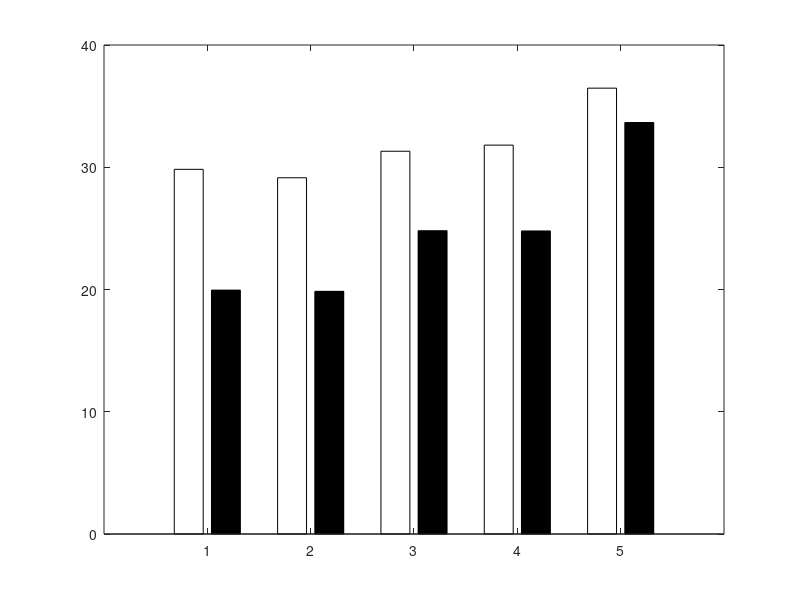

Write the MATLAB code that produced this figure. (Note: this script raises an error after producing the figure.)
% 数据
model_names = {'MF', 'LightGCN', 'MACR', 'DICE', 'PCDR'};
HR20_conservatives = [29.83, 29.14, 31.31, 31.81, 36.47]; 
HR20_radicals      = [19.95, 19.85, 24.81, 24.79, 33.66]; 

% 定义柔和的颜色
% softBlue = [0.3, 0.6, 0.9];
% softRed = [0.9, 0.4, 0.4];
% softGreen = [0.4, 0.8, 0.4];

% 设置画布大小和字体大小
figure('Units', 'inches', 'Position', [0, 0, 5, 4]);
fontSize = 16;

% 绘制柱状图
bar_data = [HR20_conservatives; HR20_radicals]';
bar_handle = bar(bar_data, 'FaceColor', 'flat');

% 设置颜色（学术风格）
bar_handle(1).CData = [170,208,145]/255;
bar_handle(2).CData = [254,216,111]/255;

% 添加标签和标题
set(gca, 'XTickLabel', model_names, 'FontSize', fontSize);
ylabel('HR@20 (%)', 'FontSize', fontSize);
%xlabel('Model', 'FontSize', fontSize);
legend({'conformists', 'trendsetters'}, 'FontSize', fontSize);

% 展示
grid on;

model_names = {'MF', 'LightGCN', 'MACR', 'DICE', 'PCDR'};

% group1
% HR20_conservatives = [31.43, 22.72, 22.72, 23.30, 23.86]; 
% HR20_radicals      = [24.96, 15.88, 16.27, 16.45, 33.87]; 
% 
% 
% % group2
% HR20_conservatives = [29.83, 29.14, 31.31, 31.81, 36.47]; 
% HR20_radicals      = [19.95, 19.85, 24.81, 24.79, 33.66]; 
